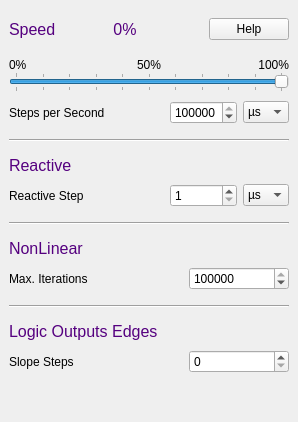
       <widget class="QWidget" name="simTab">
        <attribute name="title">
         <string>Simulation</string>
        </attribute>
        <layout class="QVBoxLayout" name="verticalLayout_2">
         <property name="spacing">
          <number>0</number>
         </property>
         <property name="leftMargin">
          <number>9</number>
         </property>
         <property name="topMargin">
          <number>9</number>
         </property>
         <property name="rightMargin">
          <number>9</number>
         </property>
         <property name="bottomMargin">
          <number>9</number>
         </property>
         <item>
          <layout class="QHBoxLayout" name="horizontalLayout">
           <property name="topMargin">
            <number>9</number>
           </property>
           <property name="bottomMargin">
            <number>18</number>
           </property>
           <item>
            <widget class="QLabel" name="label_6">
             <property name="sizePolicy">
              <sizepolicy hsizetype="Preferred" vsizetype="Preferred">
               <horstretch>0</horstretch>
               <verstretch>0</verstretch>
              </sizepolicy>
             </property>
             <property name="font">
              <font>
               <family>Ubuntu</family>
               <pointsize>12</pointsize>
               <weight>50</weight>
               <italic>false</italic>
               <bold>false</bold>
              </font>
             </property>
             <property name="styleSheet">
              <string notr="true">font: 12pt &quot;Ubuntu&quot;; color: rgb(85, 0, 127)</string>
             </property>
             <property name="text">
              <string>Speed</string>
             </property>
             <property name="alignment">
              <set>Qt::AlignLeading|Qt::AlignLeft|Qt::AlignVCenter</set>
             </property>
            </widget>
           </item>
           <item>
            <widget class="QLabel" name="speedLabel">
             <property name="sizePolicy">
              <sizepolicy hsizetype="Preferred" vsizetype="Preferred">
               <horstretch>0</horstretch>
               <verstretch>0</verstretch>
              </sizepolicy>
             </property>
             <property name="palette">
              <palette>
               <active>
                <colorrole role="WindowText">
                 <brush brushstyle="SolidPattern">
                  <color alpha="255">
                   <red>85</red>
                   <green>0</green>
                   <blue>127</blue>
                  </color>
                 </brush>
                </colorrole>
                <colorrole role="Text">
                 <brush brushstyle="SolidPattern">
                  <color alpha="255">
                   <red>85</red>
                   <green>0</green>
                   <blue>127</blue>
                  </color>
                 </brush>
                </colorrole>
                <colorrole role="ButtonText">
                 <brush brushstyle="SolidPattern">
                  <color alpha="255">
                   <red>85</red>
                   <green>0</green>
                   <blue>127</blue>
                  </color>
                 </brush>
                </colorrole>
                <colorrole role="PlaceholderText">
                 <brush brushstyle="SolidPattern">
                  <color alpha="128">
                   <red>85</red>
                   <green>0</green>
                   <blue>127</blue>
                  </color>
                 </brush>
                </colorrole>
               </active>
               <inactive>
                <colorrole role="WindowText">
                 <brush brushstyle="SolidPattern">
                  <color alpha="255">
                   <red>85</red>
                   <green>0</green>
                   <blue>127</blue>
                  </color>
                 </brush>
                </colorrole>
                <colorrole role="Text">
                 <brush brushstyle="SolidPattern">
                  <color alpha="255">
                   <red>85</red>
                   <green>0</green>
                   <blue>127</blue>
                  </color>
                 </brush>
                </colorrole>
                <colorrole role="ButtonText">
                 <brush brushstyle="SolidPattern">
                  <color alpha="255">
                   <red>85</red>
                   <green>0</green>
                   <blue>127</blue>
                  </color>
                 </brush>
                </colorrole>
                <colorrole role="PlaceholderText">
                 <brush brushstyle="SolidPattern">
                  <color alpha="128">
                   <red>85</red>
                   <green>0</green>
                   <blue>127</blue>
                  </color>
                 </brush>
                </colorrole>
               </inactive>
               <disabled>
                <colorrole role="WindowText">
                 <brush brushstyle="SolidPattern">
                  <color alpha="255">
                   <red>85</red>
                   <green>0</green>
                   <blue>127</blue>
                  </color>
                 </brush>
                </colorrole>
                <colorrole role="Text">
                 <brush brushstyle="SolidPattern">
                  <color alpha="255">
                   <red>85</red>
                   <green>0</green>
                   <blue>127</blue>
                  </color>
                 </brush>
                </colorrole>
                <colorrole role="ButtonText">
                 <brush brushstyle="SolidPattern">
                  <color alpha="255">
                   <red>85</red>
                   <green>0</green>
                   <blue>127</blue>
                  </color>
                 </brush>
                </colorrole>
                <colorrole role="PlaceholderText">
                 <brush brushstyle="SolidPattern">
                  <color alpha="128">
                   <red>85</red>
                   <green>0</green>
                   <blue>127</blue>
                  </color>
                 </brush>
                </colorrole>
               </disabled>
              </palette>
             </property>
             <property name="font">
              <font>
               <family>Ubuntu</family>
               <pointsize>12</pointsize>
               <weight>50</weight>
               <italic>false</italic>
               <bold>false</bold>
              </font>
             </property>
             <property name="styleSheet">
              <string notr="true">font: 12pt &quot;Ubuntu&quot;; color: rgb(85, 0, 127)</string>
             </property>
             <property name="text">
              <string> 0%</string>
             </property>
             <property name="alignment">
              <set>Qt::AlignLeading|Qt::AlignLeft|Qt::AlignVCenter</set>
             </property>
            </widget>
           </item>
           <item>
            <widget class="QPushButton" name="helpButton2">
             <property name="sizePolicy">
              <sizepolicy hsizetype="Fixed" vsizetype="Fixed">
               <horstretch>0</horstretch>
               <verstretch>0</verstretch>
              </sizepolicy>
             </property>
             <property name="text">
              <string>Help</string>
             </property>
             <property name="autoDefault">
              <bool>false</bool>
             </property>
            </widget>
           </item>
          </layout>
         </item>
         <item>
          <layout class="QHBoxLayout" name="horizontalLayout_6">
           <item>
            <widget class="QLabel" name="label_7">
             <property name="text">
              <string>0%</string>
             </property>
            </widget>
           </item>
           <item>
            <widget class="QLabel" name="label_9">
             <property name="text">
              <string>50%</string>
             </property>
             <property name="alignment">
              <set>Qt::AlignCenter</set>
             </property>
            </widget>
           </item>
           <item>
            <widget class="QLabel" name="label_10">
             <property name="text">
              <string>100%</string>
             </property>
             <property name="alignment">
              <set>Qt::AlignRight|Qt::AlignTrailing|Qt::AlignVCenter</set>
             </property>
            </widget>
           </item>
          </layout>
         </item>
         <item>
          <widget class="QSlider" name="simSpeedPerSlider">
           <property name="sizePolicy">
            <sizepolicy hsizetype="Preferred" vsizetype="Fixed">
             <horstretch>0</horstretch>
             <verstretch>0</verstretch>
            </sizepolicy>
           </property>
           <property name="minimumSize">
            <size>
             <width>0</width>
             <height>0</height>
            </size>
           </property>
           <property name="maximumSize">
            <size>
             <width>16777215</width>
             <height>20</height>
            </size>
           </property>
           <property name="cursor">
            <cursorShape>SizeHorCursor</cursorShape>
           </property>
           <property name="whatsThis">
            <string/>
           </property>
           <property name="maximum">
            <number>100</number>
           </property>
           <property name="value">
            <number>100</number>
           </property>
           <property name="sliderPosition">
            <number>100</number>
           </property>
           <property name="orientation">
            <enum>Qt::Horizontal</enum>
           </property>
           <property name="tickPosition">
            <enum>QSlider::TicksBothSides</enum>
           </property>
           <property name="tickInterval">
            <number>10</number>
           </property>
          </widget>
         </item>
         <item>
          <layout class="QHBoxLayout" name="horizontalLayout_4">
           <property name="spacing">
            <number>6</number>
           </property>
           <property name="topMargin">
            <number>9</number>
           </property>
           <item>
            <widget class="QLabel" name="stepLabel_2">
             <property name="sizePolicy">
              <sizepolicy hsizetype="Preferred" vsizetype="Preferred">
               <horstretch>0</horstretch>
               <verstretch>0</verstretch>
              </sizepolicy>
             </property>
             <property name="text">
              <string>Steps per Second    </string>
             </property>
            </widget>
           </item>
           <item>
            <widget class="QSpinBox" name="simStepBox">
             <property name="sizePolicy">
              <sizepolicy hsizetype="Fixed" vsizetype="Fixed">
               <horstretch>0</horstretch>
               <verstretch>0</verstretch>
              </sizepolicy>
             </property>
             <property name="maximumSize">
              <size>
               <width>16777215</width>
               <height>16777215</height>
              </size>
             </property>
             <property name="minimum">
              <number>1</number>
             </property>
             <property name="maximum">
              <number>999999999</number>
             </property>
             <property name="value">
              <number>1000000</number>
             </property>
            </widget>
           </item>
           <item>
            <widget class="QComboBox" name="simStepUnitBox">
             <property name="sizePolicy">
              <sizepolicy hsizetype="Fixed" vsizetype="Fixed">
               <horstretch>0</horstretch>
               <verstretch>0</verstretch>
              </sizepolicy>
             </property>
             <property name="minimumSize">
              <size>
               <width>0</width>
               <height>0</height>
              </size>
             </property>
             <property name="currentText">
              <string notr="true">µs</string>
             </property>
             <property name="currentIndex">
              <number>2</number>
             </property>
             <property name="maxCount">
              <number>10</number>
             </property>
             <item>
              <property name="text">
               <string>ps</string>
              </property>
             </item>
             <item>
              <property name="text">
               <string>ns</string>
              </property>
             </item>
             <item>
              <property name="text">
               <string>µs</string>
              </property>
             </item>
             <item>
              <property name="text">
               <string>ms</string>
              </property>
             </item>
             <item>
              <property name="text">
               <string>s</string>
              </property>
             </item>
            </widget>
           </item>
          </layout>
         </item>
         <item>
          <widget class="Line" name="line_2">
           <property name="sizePolicy">
            <sizepolicy hsizetype="Minimum" vsizetype="Fixed">
             <horstretch>0</horstretch>
             <verstretch>0</verstretch>
            </sizepolicy>
           </property>
           <property name="minimumSize">
            <size>
             <width>280</width>
             <height>32</height>
            </size>
           </property>
           <property name="orientation">
            <enum>Qt::Horizontal</enum>
           </property>
          </widget>
         </item>
         <item>
          <widget class="QLabel" name="label_20">
           <property name="sizePolicy">
            <sizepolicy hsizetype="Preferred" vsizetype="Fixed">
             <horstretch>0</horstretch>
             <verstretch>0</verstretch>
            </sizepolicy>
           </property>
           <property name="font">
            <font>
             <family>Ubuntu</family>
             <pointsize>12</pointsize>
             <weight>50</weight>
             <italic>false</italic>
             <bold>false</bold>
            </font>
           </property>
           <property name="styleSheet">
            <string notr="true">font: 12pt &quot;Ubuntu&quot;; color: rgb(85, 0, 127)</string>
           </property>
           <property name="text">
            <string>Reactive</string>
           </property>
           <property name="alignment">
            <set>Qt::AlignLeading|Qt::AlignLeft|Qt::AlignVCenter</set>
           </property>
          </widget>
         </item>
         <item>
          <layout class="QHBoxLayout" name="horizontalLayout_14">
           <property name="spacing">
            <number>6</number>
           </property>
           <property name="topMargin">
            <number>9</number>
           </property>
           <item>
            <widget class="QLabel" name="reactiveStep">
             <property name="sizePolicy">
              <sizepolicy hsizetype="Preferred" vsizetype="Preferred">
               <horstretch>0</horstretch>
               <verstretch>0</verstretch>
              </sizepolicy>
             </property>
             <property name="text">
              <string>Reactive Step</string>
             </property>
            </widget>
           </item>
           <item>
            <widget class="QSpinBox" name="reactStepBox">
             <property name="sizePolicy">
              <sizepolicy hsizetype="Fixed" vsizetype="Fixed">
               <horstretch>0</horstretch>
               <verstretch>0</verstretch>
              </sizepolicy>
             </property>
             <property name="minimum">
              <number>1</number>
             </property>
             <property name="maximum">
              <number>999999999</number>
             </property>
            </widget>
           </item>
           <item>
            <widget class="QComboBox" name="reactStepUnitBox">
             <property name="sizePolicy">
              <sizepolicy hsizetype="Fixed" vsizetype="Fixed">
               <horstretch>0</horstretch>
               <verstretch>0</verstretch>
              </sizepolicy>
             </property>
             <property name="currentText">
              <string notr="true">µs</string>
             </property>
             <property name="currentIndex">
              <number>2</number>
             </property>
             <property name="maxCount">
              <number>10</number>
             </property>
             <item>
              <property name="text">
               <string>ps</string>
              </property>
             </item>
             <item>
              <property name="text">
               <string>ns</string>
              </property>
             </item>
             <item>
              <property name="text">
               <string>µs</string>
              </property>
             </item>
             <item>
              <property name="text">
               <string>ms</string>
              </property>
             </item>
             <item>
              <property name="text">
               <string>s</string>
              </property>
             </item>
            </widget>
           </item>
          </layout>
         </item>
         <item>
          <widget class="Line" name="line">
           <property name="minimumSize">
            <size>
             <width>280</width>
             <height>32</height>
            </size>
           </property>
           <property name="orientation">
            <enum>Qt::Horizontal</enum>
           </property>
          </widget>
         </item>
         <item>
          <widget class="QLabel" name="label_13">
           <property name="sizePolicy">
            <sizepolicy hsizetype="Preferred" vsizetype="Fixed">
             <horstretch>0</horstretch>
             <verstretch>0</verstretch>
            </sizepolicy>
           </property>
           <property name="font">
            <font>
             <family>Ubuntu</family>
             <pointsize>12</pointsize>
             <weight>50</weight>
             <italic>false</italic>
             <bold>false</bold>
            </font>
           </property>
           <property name="styleSheet">
            <string notr="true">font: 12pt &quot;Ubuntu&quot;; color: rgb(85, 0, 127)</string>
           </property>
           <property name="text">
            <string>NonLinear</string>
           </property>
           <property name="alignment">
            <set>Qt::AlignLeading|Qt::AlignLeft|Qt::AlignVCenter</set>
           </property>
          </widget>
         </item>
         <item>
          <layout class="QHBoxLayout" name="horizontalLayout_7">
           <property name="topMargin">
            <number>9</number>
           </property>
           <item>
            <widget class="QLabel" name="label_14">
             <property name="sizePolicy">
              <sizepolicy hsizetype="Preferred" vsizetype="Preferred">
               <horstretch>0</horstretch>
               <verstretch>0</verstretch>
              </sizepolicy>
             </property>
             <property name="text">
              <string>Max. Iterations</string>
             </property>
            </widget>
           </item>
           <item>
            <widget class="QSpinBox" name="nlStepsBox">
             <property name="sizePolicy">
              <sizepolicy hsizetype="Fixed" vsizetype="Fixed">
               <horstretch>0</horstretch>
               <verstretch>0</verstretch>
              </sizepolicy>
             </property>
             <property name="minimumSize">
              <size>
               <width>100</width>
               <height>0</height>
              </size>
             </property>
             <property name="maximumSize">
              <size>
               <width>16777215</width>
               <height>16777215</height>
              </size>
             </property>
             <property name="maximum">
              <number>100000</number>
             </property>
             <property name="value">
              <number>100000</number>
             </property>
            </widget>
           </item>
          </layout>
         </item>
         <item>
          <widget class="Line" name="line_4">
           <property name="sizePolicy">
            <sizepolicy hsizetype="Minimum" vsizetype="Fixed">
             <horstretch>0</horstretch>
             <verstretch>0</verstretch>
            </sizepolicy>
           </property>
           <property name="minimumSize">
            <size>
             <width>280</width>
             <height>32</height>
            </size>
           </property>
           <property name="orientation">
            <enum>Qt::Horizontal</enum>
           </property>
          </widget>
         </item>
         <item>
          <widget class="QLabel" name="label">
           <property name="sizePolicy">
            <sizepolicy hsizetype="Preferred" vsizetype="Fixed">
             <horstretch>0</horstretch>
             <verstretch>0</verstretch>
            </sizepolicy>
           </property>
           <property name="font">
            <font>
             <family>Ubuntu</family>
             <pointsize>12</pointsize>
             <weight>50</weight>
             <italic>false</italic>
             <bold>false</bold>
            </font>
           </property>
           <property name="styleSheet">
            <string notr="true">font: 12pt &quot;Ubuntu&quot;; color: rgb(85, 0, 127)</string>
           </property>
           <property name="text">
            <string>Logic Outputs Edges</string>
           </property>
          </widget>
         </item>
         <item>
          <layout class="QHBoxLayout" name="horizontalLayout_2">
           <property name="topMargin">
            <number>9</number>
           </property>
           <item>
            <widget class="QLabel" name="label_2">
             <property name="text">
              <string>Slope Steps</string>
             </property>
            </widget>
           </item>
           <item>
            <widget class="QSpinBox" name="slopeStepsBox">
             <property name="sizePolicy">
              <sizepolicy hsizetype="Fixed" vsizetype="Fixed">
               <horstretch>0</horstretch>
               <verstretch>0</verstretch>
              </sizepolicy>
             </property>
             <property name="minimumSize">
              <size>
               <width>100</width>
               <height>0</height>
              </size>
             </property>
             <property name="maximum">
              <number>100</number>
             </property>
            </widget>
           </item>
          </layout>
         </item>
         <item>
          <spacer name="verticalSpacer">
           <property name="orientation">
            <enum>Qt::Vertical</enum>
           </property>
           <property name="sizeHint" stdset="0">
            <size>
             <width>20</width>
             <height>40</height>
            </size>
           </property>
          </spacer>
         </item>
        </layout>
       </widget>
